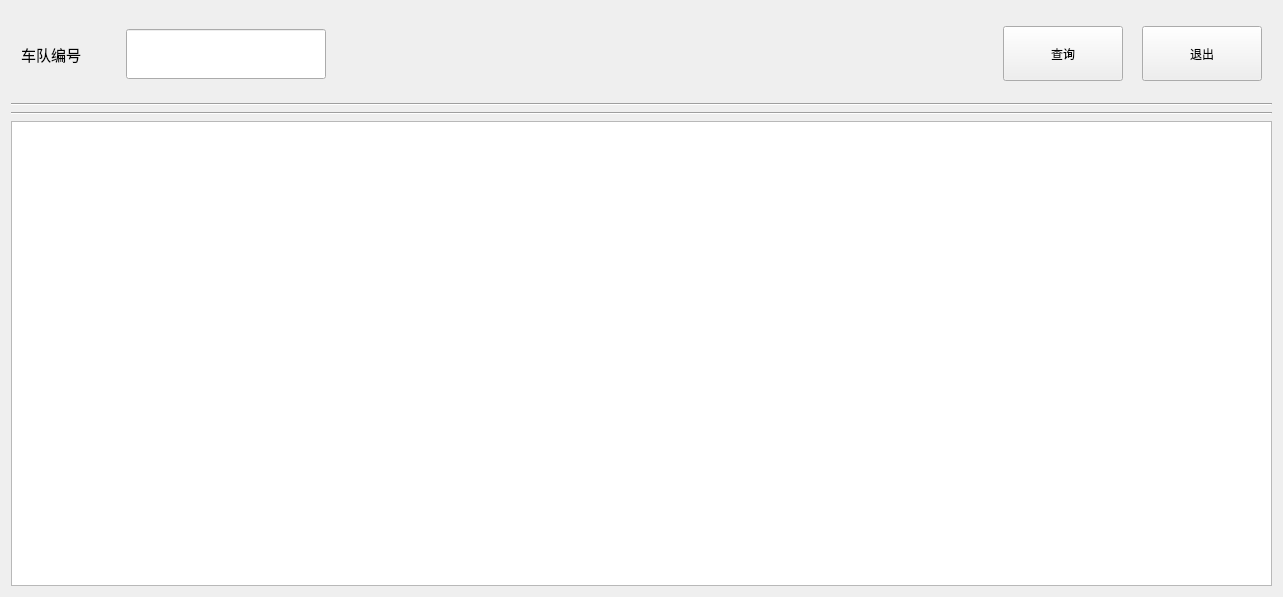
<?xml version="1.0" encoding="UTF-8"?>
<ui version="4.0">
 <class>queryStaff</class>
 <widget class="QWidget" name="queryStaff">
  <property name="geometry">
   <rect>
    <x>0</x>
    <y>0</y>
    <width>1283</width>
    <height>597</height>
   </rect>
  </property>
  <property name="windowTitle">
   <string>Form</string>
  </property>
  <layout class="QGridLayout" name="gridLayout">
   <item row="0" column="0">
    <layout class="QVBoxLayout" name="verticalLayout" stretch="1,0,0,7">
     <item>
      <layout class="QHBoxLayout" name="horizontalLayout_3">
       <item>
        <layout class="QHBoxLayout" name="horizontalLayout" stretch="0,0,0">
         <property name="spacing">
          <number>5</number>
         </property>
         <property name="leftMargin">
          <number>10</number>
         </property>
         <property name="rightMargin">
          <number>10</number>
         </property>
         <item>
          <widget class="QLabel" name="label">
           <property name="sizePolicy">
            <sizepolicy hsizetype="Expanding" vsizetype="Expanding">
             <horstretch>0</horstretch>
             <verstretch>0</verstretch>
            </sizepolicy>
           </property>
           <property name="maximumSize">
            <size>
             <width>100</width>
             <height>16777215</height>
            </size>
           </property>
           <property name="font">
            <font>
             <family>苹方-简</family>
             <pointsize>11</pointsize>
             <weight>50</weight>
             <bold>false</bold>
            </font>
           </property>
           <property name="text">
            <string>车队编号</string>
           </property>
          </widget>
         </item>
         <item>
          <widget class="QLineEdit" name="fleetIdEdit">
           <property name="sizePolicy">
            <sizepolicy hsizetype="Fixed" vsizetype="Fixed">
             <horstretch>0</horstretch>
             <verstretch>0</verstretch>
            </sizepolicy>
           </property>
           <property name="minimumSize">
            <size>
             <width>100</width>
             <height>50</height>
            </size>
           </property>
           <property name="maximumSize">
            <size>
             <width>200</width>
             <height>16777215</height>
            </size>
           </property>
          </widget>
         </item>
         <item>
          <layout class="QHBoxLayout" name="horizontalLayout_2">
           <item>
            <spacer name="horizontalSpacer">
             <property name="orientation">
              <enum>Qt::Horizontal</enum>
             </property>
             <property name="sizeType">
              <enum>QSizePolicy::Fixed</enum>
             </property>
             <property name="sizeHint" stdset="0">
              <size>
               <width>658</width>
               <height>86</height>
              </size>
             </property>
            </spacer>
           </item>
           <item>
            <layout class="QHBoxLayout" name="horizontalLayout_4">
             <item alignment="Qt::AlignHCenter|Qt::AlignVCenter">
              <widget class="QPushButton" name="ensure_query_button">
               <property name="sizePolicy">
                <sizepolicy hsizetype="Minimum" vsizetype="Minimum">
                 <horstretch>0</horstretch>
                 <verstretch>0</verstretch>
                </sizepolicy>
               </property>
               <property name="minimumSize">
                <size>
                 <width>120</width>
                 <height>55</height>
                </size>
               </property>
               <property name="maximumSize">
                <size>
                 <width>110</width>
                 <height>45</height>
                </size>
               </property>
               <property name="text">
                <string>查询</string>
               </property>
              </widget>
             </item>
             <item alignment="Qt::AlignVCenter">
              <widget class="QPushButton" name="quit_button">
               <property name="sizePolicy">
                <sizepolicy hsizetype="Minimum" vsizetype="Minimum">
                 <horstretch>0</horstretch>
                 <verstretch>0</verstretch>
                </sizepolicy>
               </property>
               <property name="minimumSize">
                <size>
                 <width>120</width>
                 <height>55</height>
                </size>
               </property>
               <property name="maximumSize">
                <size>
                 <width>110</width>
                 <height>16777215</height>
                </size>
               </property>
               <property name="text">
                <string>退出</string>
               </property>
              </widget>
             </item>
            </layout>
           </item>
          </layout>
         </item>
        </layout>
       </item>
      </layout>
     </item>
     <item>
      <widget class="Line" name="line_2">
       <property name="sizePolicy">
        <sizepolicy hsizetype="Expanding" vsizetype="Expanding">
         <horstretch>0</horstretch>
         <verstretch>0</verstretch>
        </sizepolicy>
       </property>
       <property name="orientation">
        <enum>Qt::Horizontal</enum>
       </property>
      </widget>
     </item>
     <item>
      <widget class="Line" name="line">
       <property name="sizePolicy">
        <sizepolicy hsizetype="Expanding" vsizetype="Expanding">
         <horstretch>0</horstretch>
         <verstretch>0</verstretch>
        </sizepolicy>
       </property>
       <property name="orientation">
        <enum>Qt::Horizontal</enum>
       </property>
      </widget>
     </item>
     <item>
      <widget class="QTableView" name="tableView">
       <property name="sizePolicy">
        <sizepolicy hsizetype="Expanding" vsizetype="Expanding">
         <horstretch>0</horstretch>
         <verstretch>0</verstretch>
        </sizepolicy>
       </property>
      </widget>
     </item>
    </layout>
   </item>
  </layout>
 </widget>
 <resources/>
 <connections/>
</ui>
